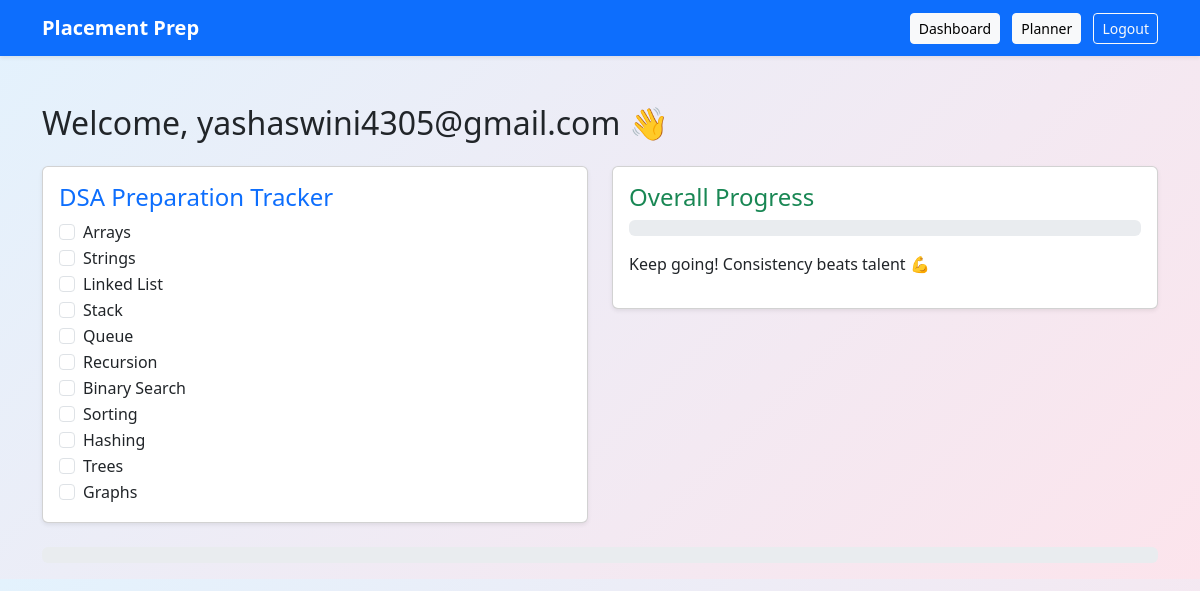
The page /dashboard (signed in) on the database its author committed.
### app.py (models this page shows)
class DSATopic(db.Model):
    id = db.Column(db.Integer, primary_key=True)
    topic = db.Column(db.String(50), nullable=False)
    completed = db.Column(db.Boolean, default=False)
    user_email = db.Column(db.String(100), nullable=False)

### app.py (the view)
@app.route("/dashboard")
def dashboard():
    if "user" not in session:
        return redirect(url_for("login"))
    ensure_topics_for_user(session["user"])
    topics = DSATopic.query.filter_by(
        user_email=session["user"]
    ).all()
    total = len(topics)
    done = len([t for t in topics if t.completed])
    progress = int((done / total) * 100) if total > 0 else 0
    return render_template(
        "dashboard.html",
        topics=topics,
        progress=progress
    )

### app.py (called while the page is built, shortened)
def ensure_topics_for_user(email):
    existing = DSATopic.query.filter_by(user_email=email).first()
    if existing:
        return  # topics already exist

### templates/dashboard.html (shortened to what this page needs)
{% extends "base.html" %}
{% block content %}
<h2 class="mb-4">Welcome, {{ session["user"] }} 👋</h2>
<div class="row">
  <div class="col-md-6">
    <div class="card shadow-sm p-3 mb-4">
      <h4 class="text-primary">DSA Preparation Tracker</h4>
      {% if topics %}
        {% for topic in topics %}
          <div class="form-check">
            <input
              class="form-check-input"
              type="checkbox"
              onchange="updateTopic({{ topic.id }}, this.checked)"
            >
            <label class="form-check-label">
              {{ topic.topic }}
            </label>
          </div>
        {% endfor %}
      {% else %}
        <p class="text-muted">No topics found</p>
      {% endif %}
    </div>
  </div>
  <div class="col-md-6">
    <div class="card shadow-sm p-3">
      <h4 class="text-success">Overall Progress</h4>
      <div class="progress mb-3">
      </div>
      <p>Keep going! Consistency beats talent 💪</p>
    </div>
  </div>
</div>
<div class="progress mb-3">
</div>
{% endblock %}

### templates/base.html (shortened to what this page needs)
<!DOCTYPE html>
<html lang="en">
<head>
    <link href="https://cdn.jsdelivr.net/npm/bootstrap@5.3.2/dist/css/bootstrap.min.css" rel="stylesheet">
</head>
<body style="background: linear-gradient(135deg, #e3f2fd, #fce4ec);">
<nav class="navbar navbar-expand-lg navbar-dark bg-primary shadow-sm">
  <div class="container">
    <a class="navbar-brand fw-bold" href="/">Placement Prep</a>
   <div>
  {% if session.get("user") %}
    <a class="btn btn-light btn-sm me-2" href="/dashboard">Dashboard</a>
    <a class="btn btn-light btn-sm me-2" href="/planner">Planner</a>
    <a class="btn btn-outline-light btn-sm" href="/logout">Logout</a>
  {% else %}
    <a class="btn btn-light btn-sm me-2" href="/login">Login</a>
    <a class="btn btn-warning btn-sm" href="/signup">Signup</a>
  {% endif %}
</div>
  </div>
</nav>
<div class="container mt-5">
    {% block content %}{% endblock %}
</div>
</body>
</html>

### rows shown on the page
DSATopic: topic "Arrays"
DSATopic: topic "Strings"
DSATopic: topic "Linked List"
DSATopic: topic "Stack"
DSATopic: topic "Queue"
DSATopic: topic "Recursion"
DSATopic: topic "Binary Search"
DSATopic: topic "Sorting"
DSATopic: topic "Hashing"
DSATopic: topic "Trees"
DSATopic: topic "Graphs"

### other values the page prints
{{ session["user"] }} "yashaswini4305@gmail.com"
